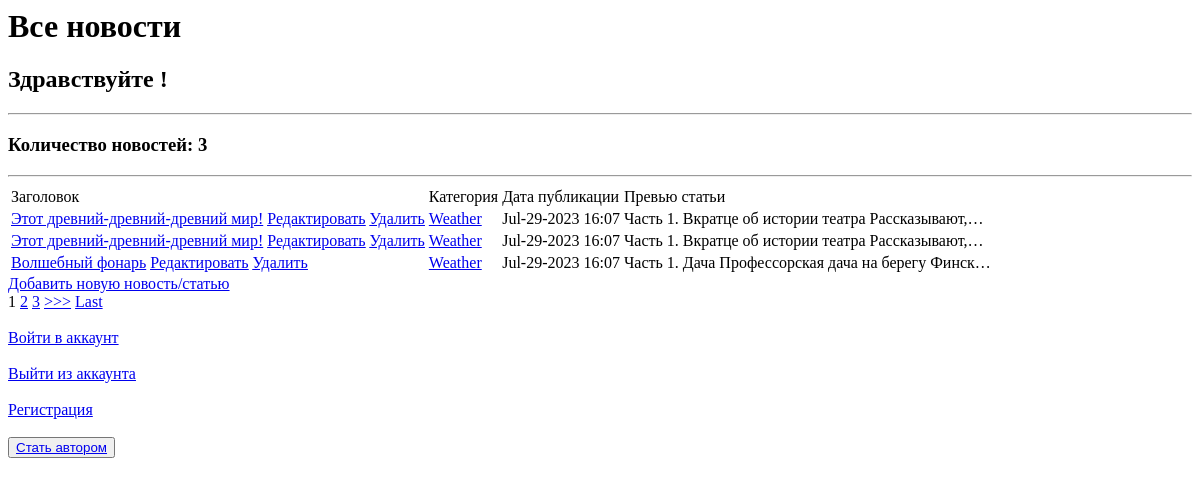
The page /news/ on the database as committed earlier.
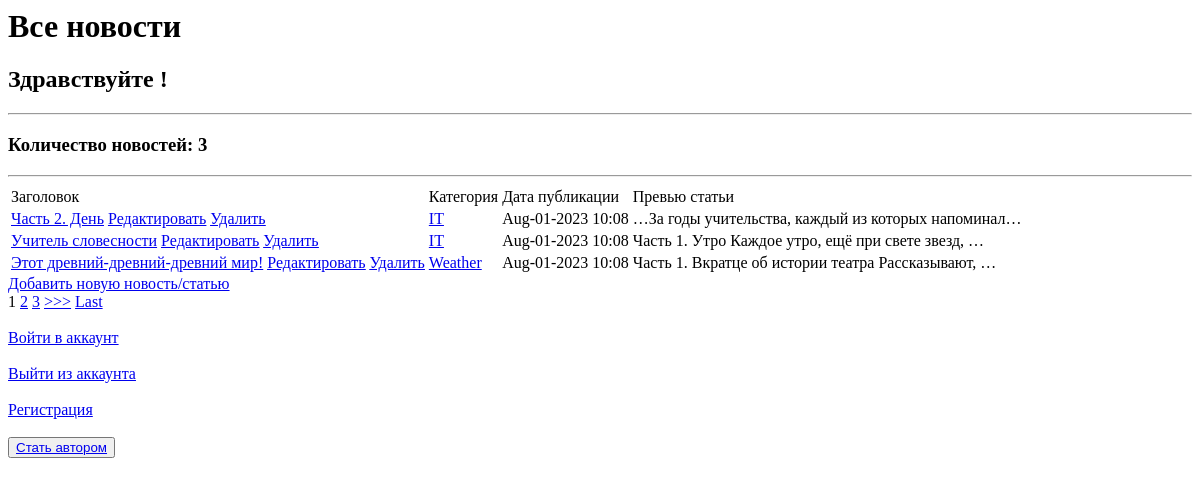
The same page on the database as committed later.
### newapp/models.py (models this page shows, shortened)
class Post(models.Model):
    author = models.ForeignKey(Author, on_delete=models.CASCADE)
    NEWS = 'NW'
    ARTICLE = 'AR'
    CATEGORY_CHOICES = (
        (NEWS, 'Новость'),
        (ARTICLE, 'Статья'),
    )
    categoryType = models.CharField(max_length=2, choices=CATEGORY_CHOICES, default=ARTICLE)
    dateCreation = models.DateTimeField(auto_now_add=True)
    postCategory = models.ManyToManyField(Category, through='PostCategory')
    title = models.CharField(max_length=128)
    text = models.TextField()
    rating = models.SmallIntegerField(default=0)

class Category(models.Model):
    name = models.CharField(max_length=64, unique=True)
    subscribers = models.ManyToManyField(User, through='CategorySubscriber')
    def __str__(self):
        return self.name

### newapp/views.py (the view, shortened to what this page needs)
# urls.py: path('', NewsListView.as_view(), name='main_page'),
class NewsListView(ListView):
    model = Post
    template_name = 'news.html'
    context_object_name = 'news'
    queryset = Post.objects.order_by('-id')
    paginate_by = 3
    form_class = NewsForm
    def get_context_data(self, **kwargs):
        context = super().get_context_data(**kwargs)
        context['filter'] = NewsFilter(self.request.GET, queryset=self.get_queryset())
        context['form'] = self.form_class()
        context['is_not_authors'] = not self.request.user.groups.filter(name='authors').exists()
        return context

### newapp/templatetags/custom_filters.py (called while the page is built)
@register.filter(name='censor')
def censor(value):
    censored_words = ['плохое_слово_1', 'нежелательное_слово2', 'нежелательное_слово3']
    censored_value = value
    for word in censored_words:
        censored_value = censored_value.replace(word, '*' * len(word))
    return censored_value

### templates/news.html (shortened to what this page needs)
{% extends 'flatpages/default.html' %}
{% load custom_filters %}
{% block title %}
    <h1>Все новости</h1>
{% endblock title %}
{% block content %}
    <h2>Здравствуйте {{request.user.username}}!</h2>
    <hr>
    <h3>Количество новостей: {{ news|length }}</h3>
    <hr>
    {% if news %}
        <table>
            <tr>
                <td>
                    Заголовок
                </td>
                <td>
                    Категория
                </td>
                <td>
                    Дата публикации
                </td>
                <td>
                    Превью статьи
                </td>
            </tr>
            {% for new in news %}
                <tr>
                    <td>
                        <a href="{% url 'new' new.id %}">{{ new.title|censor }}</a>
                        <a href="{% url 'news-update' new.id %}"><u>Редактировать</u></a>
                        <a href="{% url 'news-delete' new.id %}"><u>Удалить</u></a>
                    </td>
                    <td>
                        {% for category in new.postCategory.all %}
                        <a href="{% url 'cat' category.id %}">{{category}}</a>
                        {% endfor %}
                    </td>
                    <td>
                        {{ new.dateCreation|date:'M-d-Y H:m'}}
                    </td>
                    <td>
                        {{ new.text|truncatechars:50|censor }}
                    </td>
                </tr>
            {% endfor %}
        </table>
<a href="{% url 'news-create' %}">Добавить новую новость/статью</a> <br>
        <div class="pagination">
            {% if is_paginated %}
                {% for num in page_obj.paginator.page_range %}
                    {% if page_obj.number == num %}
                        <a>{{ num }}</a>
                    {% elif num > page_obj.number|add:'-3' and num < page_obj.number|add:'3' %}
                        <a href="?page={{ num }}">{{ num }}</a>
                    {% endif %}
                {% endfor %}
                {% if page_obj.has_next %}
                    <a href="?page={{ page_obj.next_page_number }}">>>></a>
                    <a href="?page={{ page_obj.paginator.num_pages }}">Last</a>
                {% endif %}
            {% endif %}
        </div>
    {% else %}
        <h2>Новостей нет!</h2>
    {% endif %}
<a class="btn btn-primary" href="{% url 'login' %}">
 Войти в аккаунт
</a>
<a class="btn btn-primary" href="{% url 'logout' %}">
 Выйти из аккаунта
</a>
<a class="btn btn-primary" href="{% url 'signup' %}">
 Регистрация
</a>
{% if is_not_authors %}
<button><a class="btn btn-primary" href="{% url 'be_author' %}">Стать автором</a></button>
{% else %}
    <h3>Вы уже являетесь автором</h3>
{% endif %}
{% endblock content %}

Rows that differ between the two databases and show on the page:
no longer on this page (row unchanged): Post: title|censor "Этот древний-древний-древний мир!", dateCreation "Jul-29-2023 16:07", text|censor "Часть 1. Вкратце об истории театра Рассказывают,…", Category (name "Weather")
no longer on this page (row unchanged): Post: title|censor "Этот древний-древний-древний мир!", dateCreation "Jul-29-2023 16:07", text|censor "Часть 1. Вкратце об истории театра Рассказывают,…", Category (name "Weather")
no longer on this page (row unchanged): Post: title|censor "Волшебный фонарь", dateCreation "Jul-29-2023 16:07", text|censor "Часть 1. Дача Профессорская дача на берегу Финск…", Category (name "Weather")
added Post: title|censor "Часть 2. День", dateCreation "Aug-01-2023 10:08", text|censor "…За годы учительства, каждый из которых напоминал…"
now on this page (row unchanged): Category: name "IT"
added Post: title|censor "Учитель словесности", dateCreation "Aug-01-2023 10:08", text|censor "Часть 1. Утро Каждое утро, ещё при свете звезд, …"
added Post: title|censor "Этот древний-древний-древний мир!", dateCreation "Aug-01-2023 10:08", text|censor "Часть 1. Вкратце об истории театра Рассказывают, …", Category (name "Weather")
